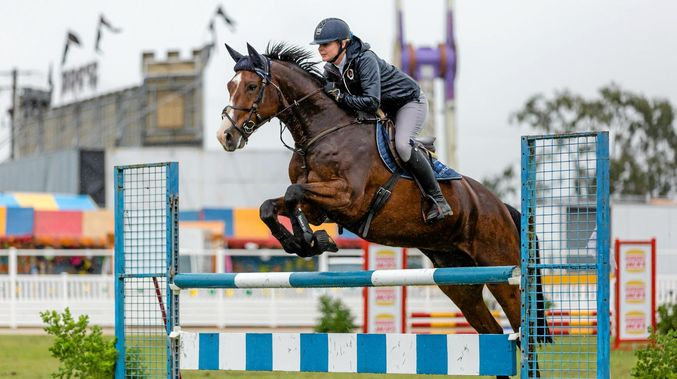
%> input picture Basic Matlab Exercises/equestrian.jpg, 677 x 379 px
$ octave Week7Q6.m   (GNU Octave 9; MATLAB toolbox functions it lacks are replaced by stand-ins)
%> lines starting %> are read from the running program, lines starting %| are printed output that depends on the picture
I = imread('equestrian.jpg');
%> I is the input picture: size 379x677x3 uint8; mean R, G, B 152.5, 157, 151.9

imshow(I)

whos I

figure
imhist(I)
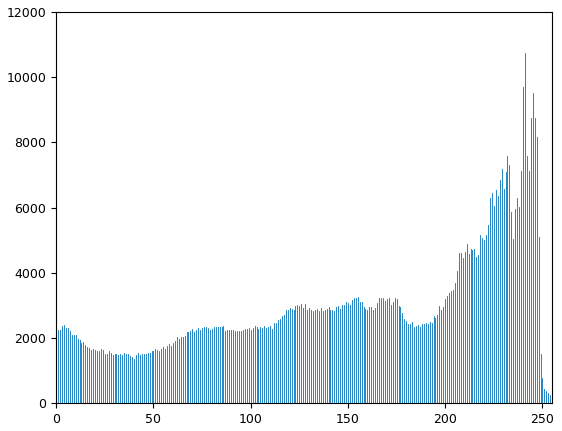
%> figure redrawn from the program's plot data; highest point at x = 241, y = 10727

I2 = histeq(I);
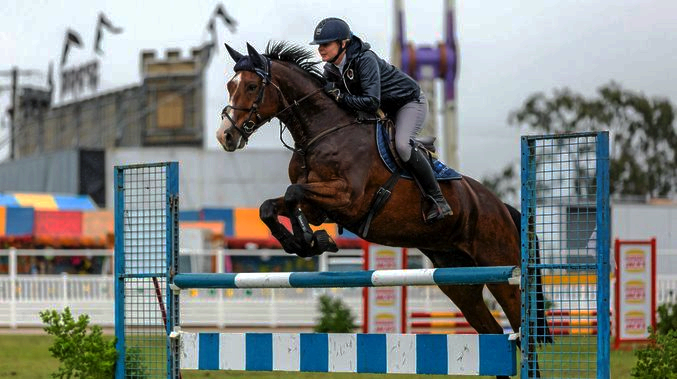
%> I2: size 379x677x3 uint8; mean R, G, B 124.1, 128.4, 126
figure
imshow(I2)

figure
imhist(I2)
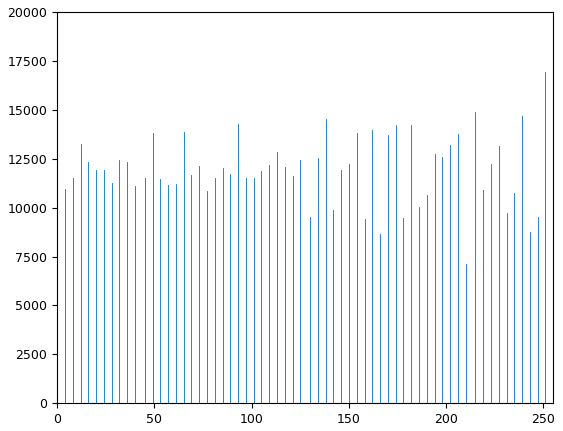
%> figure redrawn from the program's plot data; highest point at x = 0, y = 17891

imfinfo('equestrian.jpg')

I3=imnoise(I2)
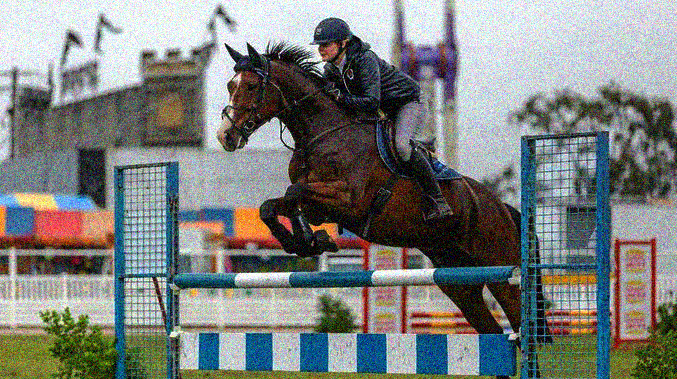
%> I3: size 379x677x3 uint8; mean R, G, B 124.5, 128.2, 126

imshow(I3)
